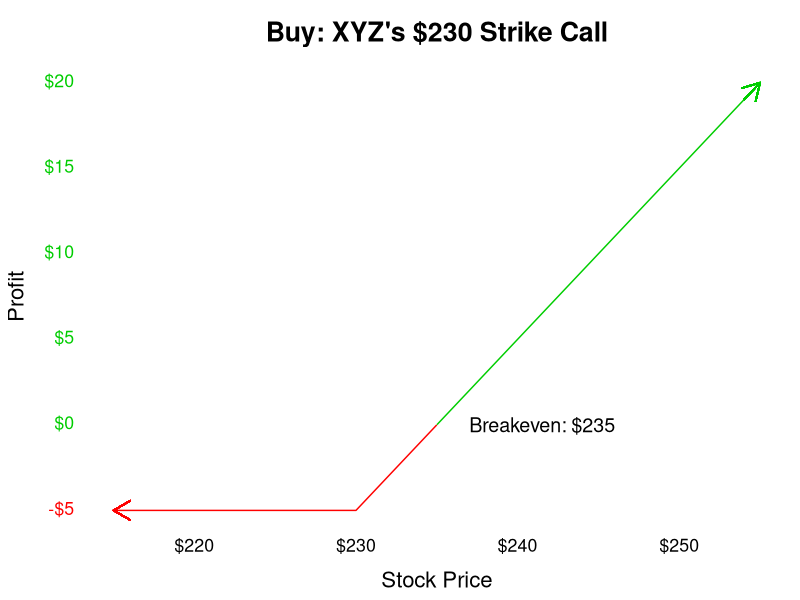

This chart was generated by the following R code: (Note: this script raises an error after producing the figure.)
## ---- chunk 1
knitr::opts_chunk$set(echo = FALSE)

if ( !require("tidyverse") )     { install.packages("tidyverse") };       require(tidyverse)
if ( !require("ggtext") )        { install.packages("ggtext") };          require(ggtext)
if ( !require("htmlwidgets") )   { install.packages("htmlwidgets") };     require(htmlwidgets)
if ( !require("plotly") )        { install.packages("plotly") };          require(plotly)
if ( !require("formattable") )   { install.packages("formattable") };     require(formattable)
if ( !require("kableExtra") )    { install.packages("kableExtra") };      require(kableExtra)

options(kableExtra.html.bsTable = TRUE)
options(kableExtra.auto_format = FALSE)
## ---- chunk 2
plot_bg <- "#FFFFFF" # "#191919"
plot_fg <- "#000000" # #929292"
plot_fg_alt <- "#969696" # ??

save_tables_as_pictures <- FALSE
load_table_pictures <- TRUE
out_width_plot <- "80%"
out_width_table <- "90%"
## ---- chunk 3
options_theme <- function(legend_position="left") {
  theme_classic() + 
  theme(plot.title = element_text(hjust = 0.5, face="bold", 
                                  margin = margin(10, 0, 10, 0),
                                  colour = plot_fg),
        legend.position="none", 
        text = element_text(size=16), 
        panel.border = element_blank(), 
        panel.grid.major = element_blank(),
        panel.grid.minor = element_blank(), 
        panel.background = element_rect(fill = plot_bg, color = plot_bg),
        plot.background = element_rect(fill = plot_bg, color = plot_bg),
        axis.line = element_line(colour = plot_bg),
        axis.title.x = element_text(margin = unit(c(4, 0, 0, 0), "mm"), 
                                    colour = plot_fg),
        axis.title.y = element_text(margin = unit(c(0, 4, 0, 0), "mm"), 
                                    angle = 90),
        axis.text.x = element_text(colour = "black"), 
        axis.ticks = element_blank() )
}


call_payoff <- function(data, main, Call_K, Call_cost, breakeven_offset = 2) {
  ggplot() + 
  geom_line(data = data, aes(Call_x, Call_y, color = Profitable),
            linetype = "solid") +   
  geom_segment(data = data,
               aes(x = min(Call_x), xend = min(Call_x), y = min(Call_y), yend = min(Call_y)), 
               arrow = arrow(length = unit(0.50, "cm"), type = "open"), 
               show.legend = FALSE, col = "red") + 
  geom_segment(data = data,
               aes(x = max(Call_x)-1, xend = max(Call_x), y = max(Call_y)-1, yend = max(Call_y)), 
               arrow = arrow(length = unit(0.50, "cm"), angle = 30, type = "open"), 
               show.legend = FALSE, col = "green3") + 
  geom_segment(aes(x = Call_K+Call_cost, xend = Call_K+Call_cost, 
                   y = 0, yend = 0, color = "Breakeven"), 
               show.legend = FALSE, linetype = "solid") +
  geom_segment(aes(x = Call_K+Call_cost, xend = Call_K+Call_cost, 
                   y = 0, yend = 0, color = "Breakeven"), 
                 show.legend = FALSE, linetype = "solid") +
  annotate(geom = "text", x = Call_K+Call_cost+breakeven_offset, y = 0, color = "black", hjust = 0,
           label = paste0("Breakeven: ",scales::dollar(Call_K + Call_cost)), size = 5 ) + 
  scale_y_continuous(label = scales::dollar) +
  scale_x_continuous(label = scales::dollar) + 
  labs(title = main, x = "Stock Price", y = "Profit") +
  scale_color_manual(values = c("Breakeven" = plot_fg, "Profit" = "green3", "Loss" = "red"),
                     labels = c("", "", ""), guide = "legend") + 
  guides(color = guide_legend(override.aes = list(color = c("white", "white","white"),
                                                  linetype = c("dashed","solid","solid")))) + 
  options_theme()
}

put_payoff <- function(data, main, breakeven_offset = 15) {
  ggplot() + 
  geom_line(data = data, aes(Put_x, Put_y, color = Profitable), 
            linetype = "solid") +
  geom_segment(data = data,
               aes(x = min(Put_x), xend = min(Put_x)-1, y = max(Put_y), yend = max(Put_y)+1), 
               arrow = arrow(length = unit(0.50, "cm"), type = "open"), 
               show.legend = FALSE, col = "green") + 
  geom_segment(data = data,
               aes(x = max(Put_x), xend = max(Put_x), y = min(Put_y), yend = min(Put_y)), 
               arrow = arrow(length = unit(0.50, "cm"), angle = 210, type = "open"), 
               show.legend = FALSE, col = "red") + 
  annotate(geom = "text", x = Put_K-Put_cost-breakeven_offset, y = 0, color = "black", hjust = 0,
           label = paste0("Breakeven: ",scales::dollar(Put_K-Put_cost)), size = 5 ) + 
  scale_y_continuous(label = scales::dollar) +
  scale_x_continuous(label = scales::dollar) + 
  labs(title = main,
       x = "Stock Price",
       y = "Profit") +
  scale_color_manual(values = c("Breakeven" = plot_fg, "Profit" = "green3", "Loss" = "red"),
                     labels = c("", "", ""), guide = "legend") + 
  guides(color = guide_legend(override.aes = list(color = c("white", "white","white"),
                                                  linetype = c("dashed","solid","solid")))) + 
  options_theme(legend_position="right")
}
## ---- chunk 4
at_least_number <- function(x,number) {
  ifelse( typeof(x) == "character", 
          return( as.numeric(gsub('\\(','-',gsub('[)$,]', '', x))) >= number ),
          return( x >= number) )
}

remove_negative_zeros <- function(x) { (x[which(-1e-4 < x & x < 1e-4)] = 0); return(x) }
## ---- chunk 5
Current_price <- 200
Future_price <- 240
## ---- chunk 6
Call_cost <- 5; Put_cost <- 5
Call_K <- 230; Put_K <- 180
Current_price <- 200
Future_price <- 240
## ---- chunk 7
Call_cost <- 5
Call_K <- 230
x_min <- 215; x_max = 255

Call_Payoff_XYZ_230 <- tibble( "Call_x" = seq(from = x_min, to = x_max, by = 0.01),
                               "Call_y" = -Call_cost + (Call_x > Call_K)*(Call_x-Call_K),
                               "Profitable" = ifelse(-Call_cost + (Call_x > Call_K)*(Call_x-Call_K) > 0, 
                                                      "Profit","Loss") )

temp <- call_payoff(data = Call_Payoff_XYZ_230, Call_K = Call_K, Call_cost = Call_cost,
                    main = "Buy: XYZ's $230 Strike Call")
y_axis_labels <- na.omit( ggplot_build(temp)$layout$panel_params[[1]]$y$get_labels() )
tick_color <- ifelse( as.numeric(gsub('\\(','-',gsub('[)$,]', '', y_axis_labels))) < 0,
                      "red", "green3" )
temp + theme( axis.text.y = element_markdown(colour = tick_color) ); rm(temp)
# ggplotly(call_payoff(data = Call_Payoff_XYZ_230, Call_K = Call_K, Call_cost = Call_cost,
#                      main = "Buy: Company XYZ's $230 Strike Call")) %>%
#  style(hovertemplate = paste('<b>Share Price</b>: $%{x:.2f}',
#                              '<br><b>Profit Per Share</b>: $%{y:.2f}'))
## ---- chunk 8
Call_cost <- 5; Put_cost <- 5
Call_K <- 230; Put_K <- 180
Future_price <- 150
## ---- chunk 9
Put_cost <- 5
Put_K <- 180
x_min <- 150; x_max = 200

Put_Payoff_XYZ_180 <- tibble( "Put_x" = seq(from = x_min, to = x_max, by = 0.01),
                           "Put_y" = -Put_cost - (Put_x < Put_K) * (Put_x - Put_K),
                           "Profitable" = ifelse(-Put_cost - (Put_x < Put_K) * (Put_x - Put_K) > 0,
                                                 "Profit", "Loss") )

temp <- put_payoff(data = Put_Payoff_XYZ_180, main = "Buy: XYZ's $180 Put")
y_axis_labels <- na.omit( ggplot_build(temp)$layout$panel_params[[1]]$y$get_labels() )
tick_color <- ifelse( as.numeric(gsub('\\(','-',gsub('[)$,]', '', y_axis_labels))) < 0,
                      "red", "green3" )
temp + theme( axis.text.y = element_markdown(colour = tick_color) ); rm(temp)
## ---- chunk 10
Current_price <- 205.44
Call_K <- 205
Put_K <- 205
Call_cost <- 6.84
Put_cost <- 6.10
## ---- chunk 11
Call_cost <- 6.84; Call_K <- 205
Current_price <- 205.44
x_min = 185; x_max = 235

Call_Payoff_Apple_205 <- tibble( "Call_x" = seq(from = x_min, to = x_max, by = 0.01),
                              "Call_y" = -Call_cost + (Call_x > Call_K)*(Call_x-Call_K),
                              "Profitable" = ifelse(-Call_cost + (Call_x > Call_K)*(Call_x-Call_K) > 0, 
                                                    "Profit","Loss") )

temp <- call_payoff(data = Call_Payoff_Apple_205, Call_K = Call_K, Call_cost = Call_cost,
                    main = "Buy: Apple's $205 Strike Call")
y_axis_labels <- na.omit( ggplot_build(temp)$layout$panel_params[[1]]$y$get_labels() )
tick_color <- ifelse( as.numeric(gsub('\\(','-',gsub('[)$,]', '', y_axis_labels))) < 0,
                      "red", "green3" )
temp + theme( axis.text.y = element_markdown(colour = tick_color) ); rm(temp)

## ---- chunk 12
Apple_Current_Price <- 205.44
Apple_Call_K <- 205
Apple_Call_Cost <- 6.84
Apple_Stock_Prices <- c( 150, 180, 184.90, 198.90, 
                         211.84, 218.68, 225.98, 240 )

Apple_Shares_Percent_Return <- remove_negative_zeros(
  (Apple_Stock_Prices - Apple_Current_Price) / Apple_Current_Price )
Apple_Shares_Dollar_Return <- remove_negative_zeros( 
  100 * (Apple_Stock_Prices - Apple_Current_Price) )
Apple_Calls_Percent_Return <- remove_negative_zeros( 
  ( pmax( 0, (Apple_Stock_Prices - Apple_Call_K ) ) - Apple_Call_Cost ) / Apple_Call_Cost )
Apple_Calls_Dollar_Return <- remove_negative_zeros(
  100  * ( pmax( 0, (Apple_Stock_Prices - Apple_Call_K ) ) - Apple_Call_Cost ) )
  
Apple_Call_Table <- tibble( "Stock Price" = currency(Apple_Stock_Prices),
                            "Percent Return " = percent(Apple_Shares_Percent_Return),
                            "Dollar Return " = scales::dollar(Apple_Shares_Dollar_Return,
                                                              negative_parens = TRUE), 
                            " Percent Return" = percent(Apple_Calls_Percent_Return),
                            " Dollar Return" =  scales::dollar(Apple_Calls_Dollar_Return,
                                                               negative_parens = TRUE), 
                            "Calls/Shares" = sign(Apple_Calls_Dollar_Return) * 
                               percent( Apple_Calls_Dollar_Return / Apple_Shares_Dollar_Return ) )

Apple_Call_Table <- Apple_Call_Table %>% 
  mutate_if(c(FALSE,rep(TRUE,dim(Apple_Call_Table)[2]-1)), 
              ~cell_spec(.x, color = ifelse( at_least_number(.x,0), "green"," red"))) %>%
  knitr::kable(booktabs = TRUE, escape = FALSE, label = NULL, 
               caption = "Returns: 100 Shares vs. 1 Call") %>% 
  kable_styling(bootstrap_options = c("bordered", "condensed", "responsive"),
                full_width = FALSE ) %>%
  add_header_above(c("Stock" = 1, "Own 100 Shares" = 2, 
                     "Own 1 Call" = 2, "Relative Return" = 1) ) 
## ---- chunk 13
if (save_tables_as_pictures) { save_kable(Apple_Call_Table, zoom = 2.5,
                                          file="img/02_Apple_Call_Table.png") }
if (load_table_pictures) { knitr::include_graphics(path="img/02_Apple_Call_Table.png") }
## ---- chunk 14
Put_Cost <- 6.10; Put_K <- 205
Apple_Put_Cost <- Put_Cost; Apple_Put_K <- Put_K
x_min = 180; x_max = 230
Put_x <- seq(from = 180, to = 230, by = 1)
Put_y <- -Put_cost - (Put_x < Put_K) * (Put_x - Put_K)
  
Put_Payoff_Apple_205 <- tibble( "Put_x" = seq(from = x_min, to = x_max, by = 0.01),
                                "Put_y" = -Put_cost - (Put_x < Put_K) * (Put_x - Put_K),
                                "Profitable" = ifelse(-Put_cost - (Put_x < Put_K) * (Put_x - Put_K) > 0,
                                                      "Profit", "Loss") )

temp <- put_payoff(data = Put_Payoff_Apple_205, main = "Buy: Apple's $205 Strike Put")
y_axis_labels <- na.omit( ggplot_build(temp)$layout$panel_params[[1]]$y$get_labels() )
tick_color <- ifelse( as.numeric(gsub('\\(','-',gsub('[)$,]', '', y_axis_labels))) < 0,
                      "red", "green3" )
temp + theme( axis.text.y = element_markdown(colour = tick_color) ); rm(temp)
## ---- chunk 15
Apple_Current_Price <- 205.44
Apple_Put_K <- 205
Apple_Put_Cost <- 6.10

Apple_Stock_Prices <- remove_negative_zeros( c( 150, 180, 184.90, 198.90, 211.84, 218.68, 225.98, 240 ) )
Apple_Shares_Percent_Return <- 
  remove_negative_zeros( (Apple_Stock_Prices - Apple_Current_Price) / Apple_Current_Price )
Apple_Shares_Dollar_Return <- remove_negative_zeros( 100 * (Apple_Stock_Prices - Apple_Current_Price) )
Apple_Puts_Percent_Return <- 
  remove_negative_zeros( ( pmax( 0, (Apple_Put_K - Apple_Stock_Prices) ) - Apple_Put_Cost ) / Apple_Put_Cost )
Apple_Puts_Dollar_Return <- 
  remove_negative_zeros( 100 * ( pmax( 0, (Apple_Put_K - Apple_Stock_Prices ) ) - Apple_Put_Cost ) )

Apple_Put_Table <- tibble( "Stock Price" = currency(Apple_Stock_Prices),
                           "Percent Return " = percent(Apple_Shares_Percent_Return),
                           "Dollar Return " = scales::dollar(Apple_Shares_Dollar_Return, 
                                                             negative_parens = TRUE), 
                           " Percent Return" = percent(Apple_Puts_Percent_Return),
                           " Dollar Return" =  scales::dollar(Apple_Puts_Dollar_Return, 
                                                              negative_parens = TRUE), 
                           "Puts/Shares" = sign(Apple_Puts_Dollar_Return) * 
                             percent(remove_negative_zeros ( Apple_Puts_Dollar_Return /
                                                               Apple_Shares_Dollar_Return ) ) )

Apple_Put_Table <- Apple_Put_Table %>% 
  mutate_if(c(FALSE,rep(TRUE,dim(Apple_Put_Table)[2]-1)), 
              ~cell_spec(.x, color = ifelse( at_least_number(.x,0), "green"," red"))) %>%
  knitr::kable(booktabs = TRUE, escape = FALSE,
               caption = "Returns: 100 Shares vs. 1 Put") %>% 
  kable_styling(bootstrap_options = c("bordered", "condensed", "responsive"),
                full_width = FALSE ) %>%
  add_header_above(c("Stock" = 1, "Own 100 Shares" = 2, 
                     "Own 1 Put" = 2, "Relative Return" = 1) )
## ---- chunk 16
if (save_tables_as_pictures) { save_kable(Apple_Put_Table, zoom = 2.5,
                                          file = "img/02_Apple_Put_Table.png") }
if (load_table_pictures) { knitr::include_graphics(path="img/02_Apple_Put_Table.png") }
## ---- chunk 17
Apple_Prices_K <- c(145, 180, 205, 230)
Apple_Call_Costs <- c(78.45, 44.85, 23.63, 8.50)
Apple_Put_Costs <- c(0.32, 1.69, 5.45, 15.30)

Apple_Current_Price <- 222.76
Apple_Future_Prices <- c(150, 200, 220, 245, 300)
## ---- chunk 18
Apple_Different_Strikes <- tibble( "Strike Prices" = currency(Apple_Prices_K),
                                   "1 Call" = currency(Apple_Call_Costs),
                                   "1 Put" = currency(Apple_Put_Costs) ) 

Apple_Different_Strikes <- knitr::kable(Apple_Different_Strikes, 
             caption = "Cost on Sept. 11, 2019") %>%
kable_styling( bootstrap_options = c("bordered", "condensed", "responsive"),
               full_width = FALSE )
## ---- chunk 19
if (save_tables_as_pictures) { save_kable(Apple_Different_Strikes, zoom = 2.5,
                                          file = "img/02_Apple_Different_Strikes.png") }
if (load_table_pictures) { knitr::include_graphics(path="img/02_Apple_Call_Table.png") }
## ---- chunk 20
Apple_Different_Strikes_Call_Payoff <- tibble( "Share Price" = scales::dollar(Apple_Future_Prices),
      "100 Shares" = scales::dollar(100 * (Apple_Future_Prices - Apple_Current_Price),
                                    negative_parens = TRUE), 
      "1 $145 Strike Call" = scales::dollar( 100 * ( 
        pmax( 0, Apple_Future_Prices - Apple_Prices_K[1] ) - Apple_Call_Costs[1] ), 
        negative_parens = TRUE ),
      "1 $180 Strike Call" = scales::dollar( 100 * ( 
        pmax(0, Apple_Future_Prices - Apple_Prices_K[2] ) - Apple_Call_Costs[2] ), 
        negative_parens = TRUE ),
      "1 $205 Strike Call" = scales::dollar( 100 * ( 
        pmax( 0, Apple_Future_Prices - Apple_Prices_K[3] ) - Apple_Call_Costs[3] ), 
        negative_parens = TRUE ),
      "1 $230 Strike Call" = scales::dollar( 100 * ( 
        pmax( 0, Apple_Future_Prices - Apple_Prices_K[4] ) - Apple_Call_Costs[4] ), 
        negative_parens = TRUE ) )

Apple_Different_Strikes_Call_Payoff <- Apple_Different_Strikes_Call_Payoff %>% 
  mutate_if(c(FALSE,rep(TRUE,dim(Apple_Different_Strikes_Call_Payoff)[2]-1)), 
              ~cell_spec(.x, color = ifelse( at_least_number(.x,0), "green"," red"))) %>%
  knitr::kable(booktabs = TRUE, escape = FALSE,
               caption = "Dollar Return if Held to Expiry") %>% 
  kable_styling(bootstrap_options = c("bordered", "condensed", "responsive"),
                full_width = FALSE ) 
## ---- chunk 21
if (save_tables_as_pictures) { save_kable(Apple_Different_Strikes_Call_Payoff, zoom = 2.5,
                                          file = "img/02_Apple_Different_Strikes_Call_Payoff_Table.png") }
if (load_table_pictures) {knitr::include_graphics(path="img/02_Apple_Different_Strikes_Call_Payoff_Table.png")}
## ---- chunk 22
Call_cost <- Apple_Call_Costs[3]
Call_K <- Apple_Prices_K[3]
x_min <- 180; x_max = 280

Call_Payoff_Apple_205 <- tibble( "Call_x" = seq(from = x_min, to = x_max, by = 0.01),
                                 "Call_y" = -Call_cost + (Call_x > Call_K) * (Call_x - Call_K),
                                 "Profitable" = ifelse(-Call_cost + (Call_x > Call_K)*(Call_x-Call_K) > 0, 
                                                       "Profit","Loss") )

temp <- call_payoff(data = Call_Payoff_Apple_205, Call_K = Call_K, Call_cost = Call_cost,
                    main = "Buy: Apple's $205 Strike Call")
y_axis_labels <- na.omit( ggplot_build(temp)$layout$panel_params[[1]]$y$get_labels() )
tick_color <- ifelse( as.numeric(gsub('\\(','-',gsub('[)$,]', '', y_axis_labels))) < 0,
                      "red", "green3" )
temp + theme( axis.text.y = element_markdown(colour = tick_color) ); rm(temp)
## ---- chunk 23
Apple_Future_Prices <- c(150, 200, 220, 245, 300)
Apple_Current_Price <- 222.76
Apple_Future_Returns <-  Apple_Future_Prices - Apple_Current_Price

Apple_Different_Strikes_Call_Relative_Payoff <- tibble( "Share Price" = currency(Apple_Future_Prices),
      "100 Shares" = percent( sign(Apple_Future_Returns) ), 
      "1 $145 Strike Call" = percent( sign(Apple_Future_Returns) / Apple_Future_Returns * 
                                        ( pmax( 0, (Apple_Future_Prices - 145 ) ) - 78.45 ) ),
      "1 $180 Strike Call" = percent( sign(Apple_Future_Returns) / Apple_Future_Returns * 
                                        ( pmax( 0, (Apple_Future_Prices - 180 ) ) - 44.85 ) ),
      "1 $205 Strike Call" = percent( sign(Apple_Future_Returns) / Apple_Future_Returns * 
                                        ( pmax( 0, (Apple_Future_Prices - 205 ) ) - 23.63 ) ), 
      "1 $230 Strike Call" = percent( sign(Apple_Future_Returns) / Apple_Future_Returns * 
                                        ( pmax( 0, (Apple_Future_Prices - 230 ) ) - 8.50 ) ) )

Apple_Different_Strikes_Call_Relative_Payoff <- Apple_Different_Strikes_Call_Relative_Payoff %>%
  mutate_if(c(FALSE,rep(TRUE,dim(Apple_Different_Strikes_Call_Relative_Payoff)[2]-1)), 
              ~cell_spec(.x, color = ifelse( at_least_number(.x,0), "green"," red"))) %>%
  knitr::kable(booktabs = TRUE, escape = FALSE,
               caption = "Relative Return if Held to Expiry") %>% 
  kable_styling(bootstrap_options = c("bordered", "condensed", "responsive"),
                full_width = FALSE ) 
## ---- chunk 24
if (save_tables_as_pictures) { save_kable(Apple_Different_Strikes_Call_Relative_Payoff, zoom = 2.5,
                                          file="img/02_Apple_Different_Strikes_Call_Relative_Payoff_Table.png") }
if (load_table_pictures) {knitr::include_graphics(path="img/02_Apple_Different_Strikes_Call_Relative_Payoff_Table.png")}
